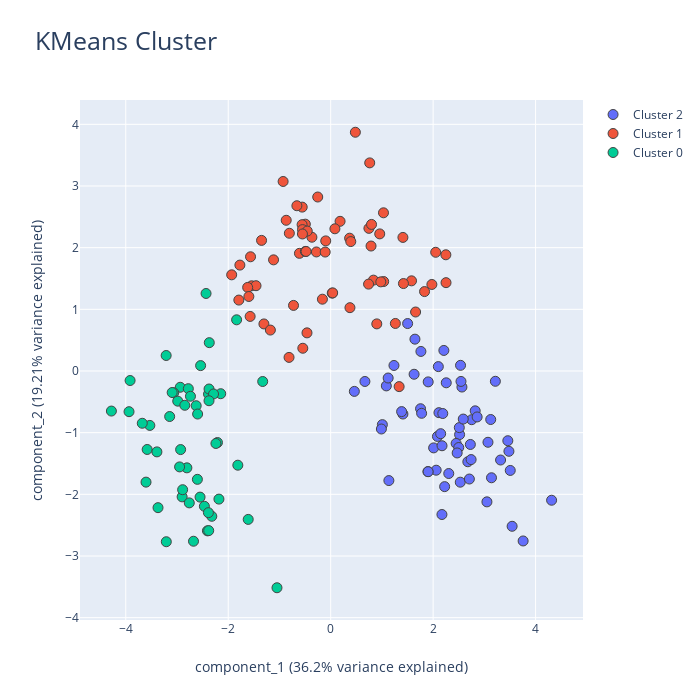

Here is the notebook cell this chart was saved with:
### Markdown cell above
## Default Cluster Analysis

### Code cell
cluster(df, target='Target')
